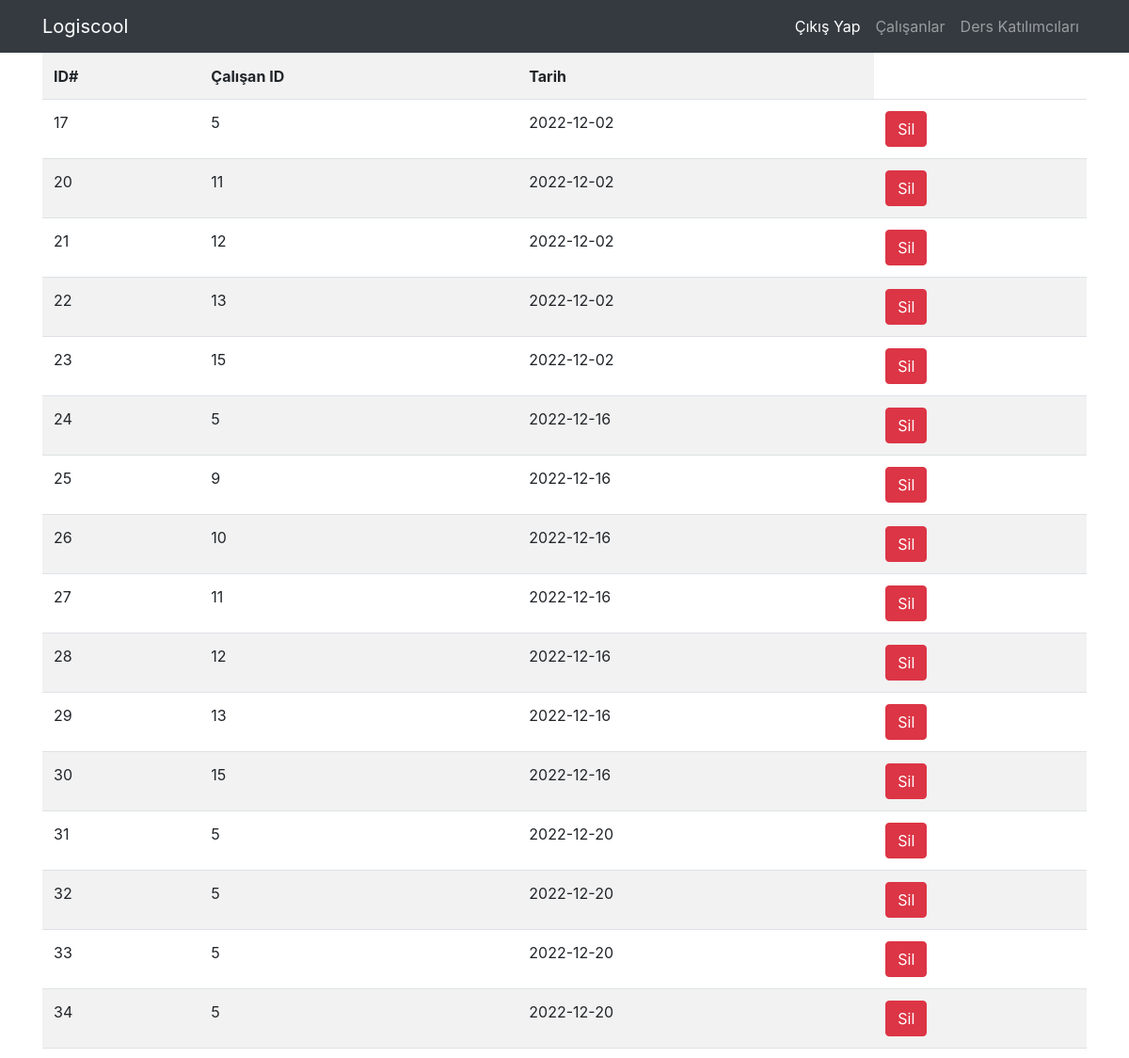
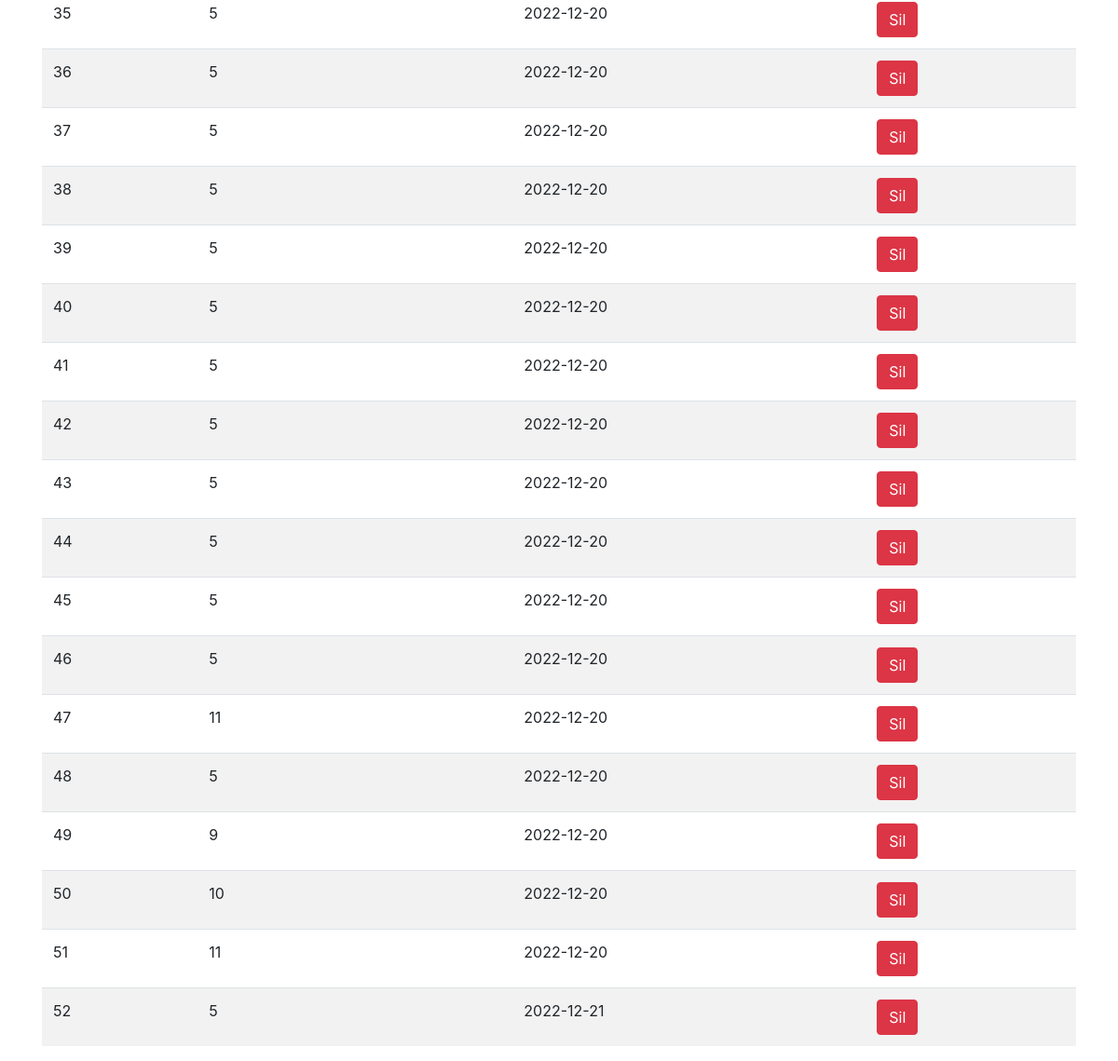
The page /nstack/showtoplanti.php on the database its author committed (2 pictures, top to bottom).
### tables this page shows
CREATE TABLE IF NOT EXISTS `yoklama` (
  `t_id` int(11) NOT NULL AUTO_INCREMENT,
  `yoklama_calisan_id` int(11) DEFAULT NULL,
  `yoklama_toplanti_tarih` date DEFAULT NULL,
  PRIMARY KEY (`t_id`)
);

### nstack/showtoplanti.php (the view, shortened to what this page needs)
<?php
    require_once('db_con.php');
    $sql = "SELECT * FROM `yoklama`";
    $result = $con->query($sql);
?>
<!DOCTYPE html>
<html lang="en">
<head>
    <link rel="stylesheet" href="https://stackpath.bootstrapcdn.com/bootstrap/4.4.1/css/bootstrap.min.css">
</head>
<body>
<nav class="navbar navbar-expand-lg navbar-dark bg-dark">
        <div class="container">
            <a class="navbar-brand" href="#">Logiscool</a>
            <div class="collapse navbar-collapse" id="navbarText">
                <ul class="navbar-nav ml-auto">
                <li class="nav-item active">
                    <a class="nav-link" href="http://localhost/first/kendi/index.php">Çıkış Yap</a>
                </li>
                <li class="nav-item">
                    <a class="nav-link" href="http://localhost/first/nstack/show.php">Çalışanlar</a>
                </li>
                <li class="nav-item">
                    <a class="nav-link" href="http://localhost/first/nstack/showDers.php">Ders Katılımcıları</a>
                </li>
                </ul>
            </div>
        </div>
    </nav>
    <div class="container">
        <table class="table table-striped table-borderrer">
            <tr>
                <th>ID#</th>
                <th>Çalışan ID</th>
                <th>Tarih</th>
            </tr>
            <?php
                if($result->num_rows > 0 ){
                    while($row = $result->fetch_assoc()){
                        echo "<tr>";
                        echo "<td>" . $row['t_id'] . "</td>";
                        echo "<td>" . $row['yoklama_calisan_id'] . "</td>";
                        echo "<td>" . $row['yoklama_toplanti_tarih'] . "</td>";
                        echo "<td>";
                        echo "<div class='btn-group'>";
                        echo "<a class='btn btn-danger' href='./deletetoplanti.php?id=" .$row['t_id'] ."'> Sil</a>";
                        echo "</div>";
                        echo "</td>";
                        echo "</tr>";
                    }
                }
            ?>
        </table>
    </div>
</body>
</html>

### rows shown on the page
yoklama: t_id "17", yoklama_calisan "5", yoklama_toplanti_tarih "2022-12-02"
yoklama: t_id "20", yoklama_calisan "11", yoklama_toplanti_tarih "2022-12-02"
yoklama: t_id "21", yoklama_calisan "12", yoklama_toplanti_tarih "2022-12-02"
yoklama: t_id "22", yoklama_calisan "13", yoklama_toplanti_tarih "2022-12-02"
yoklama: t_id "23", yoklama_calisan "15", yoklama_toplanti_tarih "2022-12-02"
yoklama: t_id "24", yoklama_calisan "5", yoklama_toplanti_tarih "2022-12-16"
yoklama: t_id "25", yoklama_calisan "9", yoklama_toplanti_tarih "2022-12-16"
yoklama: t_id "26", yoklama_calisan "10", yoklama_toplanti_tarih "2022-12-16"
yoklama: t_id "27", yoklama_calisan "11", yoklama_toplanti_tarih "2022-12-16"
yoklama: t_id "28", yoklama_calisan "12", yoklama_toplanti_tarih "2022-12-16"
yoklama: t_id "29", yoklama_calisan "13", yoklama_toplanti_tarih "2022-12-16"
yoklama: t_id "30", yoklama_calisan "15", yoklama_toplanti_tarih "2022-12-16"
yoklama: t_id "31", yoklama_calisan "5", yoklama_toplanti_tarih "2022-12-20"
yoklama: t_id "32", yoklama_calisan "5", yoklama_toplanti_tarih "2022-12-20"
yoklama: t_id "33", yoklama_calisan "5", yoklama_toplanti_tarih "2022-12-20"
yoklama: t_id "34", yoklama_calisan "5", yoklama_toplanti_tarih "2022-12-20"
yoklama: t_id "35", yoklama_calisan "5", yoklama_toplanti_tarih "2022-12-20"
yoklama: t_id "36", yoklama_calisan "5", yoklama_toplanti_tarih "2022-12-20"
yoklama: t_id "37", yoklama_calisan "5", yoklama_toplanti_tarih "2022-12-20"
yoklama: t_id "38", yoklama_calisan "5", yoklama_toplanti_tarih "2022-12-20"
yoklama: t_id "39", yoklama_calisan "5", yoklama_toplanti_tarih "2022-12-20"
yoklama: t_id "40", yoklama_calisan "5", yoklama_toplanti_tarih "2022-12-20"
yoklama: t_id "41", yoklama_calisan "5", yoklama_toplanti_tarih "2022-12-20"
yoklama: t_id "42", yoklama_calisan "5", yoklama_toplanti_tarih "2022-12-20"
yoklama: t_id "43", yoklama_calisan "5", yoklama_toplanti_tarih "2022-12-20"
yoklama: t_id "44", yoklama_calisan "5", yoklama_toplanti_tarih "2022-12-20"
yoklama: t_id "45", yoklama_calisan "5", yoklama_toplanti_tarih "2022-12-20"
yoklama: t_id "46", yoklama_calisan "5", yoklama_toplanti_tarih "2022-12-20"
yoklama: t_id "47", yoklama_calisan "11", yoklama_toplanti_tarih "2022-12-20"
yoklama: t_id "48", yoklama_calisan "5", yoklama_toplanti_tarih "2022-12-20"
yoklama: t_id "49", yoklama_calisan "9", yoklama_toplanti_tarih "2022-12-20"
yoklama: t_id "50", yoklama_calisan "10", yoklama_toplanti_tarih "2022-12-20"
yoklama: t_id "51", yoklama_calisan "11", yoklama_toplanti_tarih "2022-12-20"
yoklama: t_id "52", yoklama_calisan "5", yoklama_toplanti_tarih "2022-12-21"
